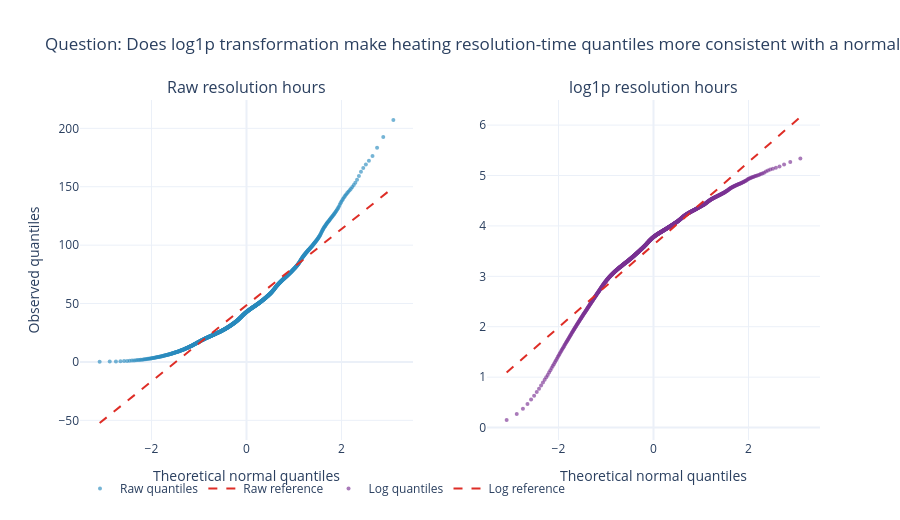

Here is the notebook cell this chart was saved with:
### Markdown cell above
### Additional course-driven Plotly analyses

These figures add QQ evidence for the target transformation, full-distribution comparisons rather than medians alone, uncertainty intervals for group estimates, and an ordered time-series view that follows the course line-style rules.

### Code cell
question = "Question: Does log1p transformation make heating resolution-time quantiles more consistent with a normal distribution?"
probabilities = np.linspace(0.001, 0.999, 999)
theoretical_q = stats.norm.ppf(probabilities)
raw_q = np.quantile(cleaned_modeling_df["resolution_hours"], probabilities)
log_q = np.quantile(cleaned_modeling_df["log1p_resolution_hours"], probabilities)

raw_fit = np.polyfit(theoretical_q, raw_q, 1)
log_fit = np.polyfit(theoretical_q, log_q, 1)
fig = make_subplots(rows=1, cols=2, subplot_titles=("Raw resolution hours", "log1p resolution hours"))
fig.add_trace(go.Scatter(x=theoretical_q, y=raw_q, mode="markers", marker={"size": 4, "opacity": 0.65, "color": "#2b8cbe"}, name="Raw quantiles"), row=1, col=1)
fig.add_trace(go.Scatter(x=theoretical_q, y=np.polyval(raw_fit, theoretical_q), mode="lines", line={"color": "#de2d26", "dash": "dash"}, name="Raw reference"), row=1, col=1)
fig.add_trace(go.Scatter(x=theoretical_q, y=log_q, mode="markers", marker={"size": 4, "opacity": 0.65, "color": "#7b3294"}, name="Log quantiles"), row=1, col=2)
fig.add_trace(go.Scatter(x=theoretical_q, y=np.polyval(log_fit, theoretical_q), mode="lines", line={"color": "#de2d26", "dash": "dash"}, name="Log reference"), row=1, col=2)
fig.update_xaxes(title_text="Theoretical normal quantiles")
fig.update_yaxes(title_text="Observed quantiles", row=1, col=1)
fig.update_layout(title=question, template=PLOT_TEMPLATE, height=520, legend_orientation="h")
fig.show()

### Figure 1 — Plotly figure (JSON) as saved in the notebook; plotly's stock layout.template omitted (floating-point values rounded to 4 significant figures; data arrays with more than 128 entries replaced by an {"elided": "..."} marker saying what was removed)
{"data": [{"marker": {"color": "#2b8cbe", "opacity": 0.65, "size": 4}, "mode": "markers", "name": "Raw quantiles", "type": "scatter", "x": {"elided": "999 float values"}, "xaxis": "x", "y": {"elided": "999 float values"}, "yaxis": "y"}, {"line": {"color": "#de2d26", "dash": "dash"}, "mode": "lines", "name": "Raw reference", "type": "scatter", "x": {"elided": "999 float values"}, "xaxis": "x", "y": {"elided": "999 float values"}, "yaxis": "y"}, {"marker": {"color": "#7b3294", "opacity": 0.65, "size": 4}, "mode": "markers", "name": "Log quantiles", "type": "scatter", "x": {"elided": "999 float values"}, "xaxis": "x2", "y": {"elided": "999 float values"}, "yaxis": "y2"}, {"line": {"color": "#de2d26", "dash": "dash"}, "mode": "lines", "name": "Log reference", "type": "scatter", "x": {"elided": "999 float values"}, "xaxis": "x2", "y": {"elided": "999 float values"}, "yaxis": "y2"}], "layout": {"annotations": [{"font": {"size": 16}, "showarrow": false, "text": "Raw resolution hours", "x": 0.225, "xanchor": "center", "xref": "paper", "y": 1, "yanchor": "bottom", "yref": "paper"}, {"font": {"size": 16}, "showarrow": false, "text": "log1p resolution hours", "x": 0.775, "xanchor": "center", "xref": "paper", "y": 1, "yanchor": "bottom", "yref": "paper"}], "height": 520, "legend": {"orientation": "h"}, "title": {"text": "Question: Does log1p transformation make heating resolution-time quantiles more consistent with a normal distribution?"}, "xaxis": {"anchor": "y", "domain": [0, 0.45], "title": {"text": "Theoretical normal quantiles"}}, "xaxis2": {"anchor": "y2", "domain": [0.55, 1], "title": {"text": "Theoretical normal quantiles"}}, "yaxis": {"anchor": "x", "domain": [0, 1], "title": {"text": "Observed quantiles"}}, "yaxis2": {"anchor": "x2", "domain": [0, 1]}}}
